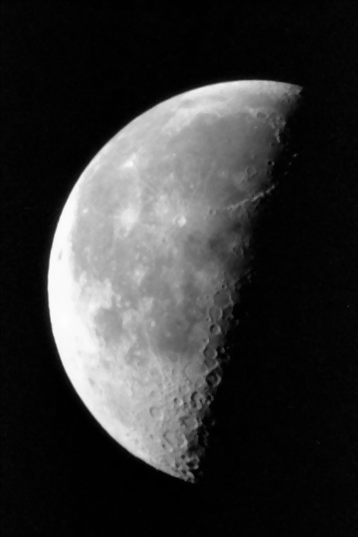
#> input picture lua.tif, 358 x 537 px
$ python laplacian.py   (Python 2 division)
#> lines starting #> are read from the running program, lines starting #| are printed output that depends on the picture
# -*- coding: UTF-8 -*-
import cv2
import numpy as np
import matplotlib.pyplot as plt
import matplotlib.patches as mpatches

#To not abbreviate big matrices
np.set_printoptions(threshold='nan')

#1º Step: Get the images and define auxiliary matrices--------------------------

#originalImage = cv2.imread('source/TrainDatabase/1.jpg', 0)
originalImage = cv2.imread('lua.tif', 0)
#> originalImage is the input picture: shape (537, 358); min 0, max 253, mean 52.7

#Converting the image to make operations
originalImage = np.float32(originalImage)

lenImgX, lenImgY = np.shape(originalImage) #Number of lines and columns
#> lenImgX = 537; lenImgY = 358

transformedImage = np.copy(originalImage)

mask = np.zeros((3,3), dtype=np.int8)
lenMaskX, lenMaskY = np.shape(mask)

#2º Step: Define the functions--------------------------------------------------

def fillMask():

    dimension = 3
    mask = np.ones((dimension, dimension), dtype=np.int8)
    center = dimension / 2
    mask[center][center] = -8
    return mask

def addRows(matrix, quantity, position, values=0):
#> called with quantity = 2, position = 0, values = 0
    for i in range(quantity):
        matrix = np.insert(matrix, position, values, axis=0)
    return matrix

def addColumns(matrix, quantity, position, values=0):
#> called with quantity = 2, position = 0, values = 0
    for i in range(quantity):
        matrix = np.insert(matrix, position, values, axis=1)
    return matrix

def deleteRows(matrix, quantity, position):
    for i in range(quantity):
        position -= 1
        matrix = np.delete(matrix, position, axis=0)
    return matrix

def deleteColumns(matrix, quantity, position):
    for i in range(quantity):
        position -= 1
        matrix = np.delete(matrix, position, axis=1)
    return matrix


def laplacianMask(f):
    lenX, lenY = np.shape(f)
    border = 1
    g = np.zeros((lenX, lenY))
    for i in range(border, lenX - border):
        for j in range (border, lenY - border):
            diagonalValues = f[i+1][j+1] + f[i-1][j+1] + f[i-1][j-1]+ f[i+1][j-1]
            mainValues = f[i+1][j] + f[i-1][j] + f[i][j+1] + f[i][j-1]
            centerValue = 8 * f[i][j]

            value = mainValues + diagonalValues - centerValue

            if value > 255:
                value = 255

            if value < 0:
                value = 0

            g[i][j] = value
    return g

def applyMask(image):
    w = fillMask()
    m, n = w.shape

    image = addRows(image, 2, 0)
    image = addRows(image, 2, len(image))

    image = addColumns(image, 2, 0)
    image = addColumns(image, 2, len(image[0]))

    g = np.zeros(image.shape, dtype=np.float32)
    a = (m-1)/2
    b = (n-1)/2
    value = 0

    for x in range(len(image)-2):
        for y in range(len(image[0])-2):
            for s in range(len(w)):
                for t in range(len(w[0])):
                    value = w[s][t]*image[x+s][y+t] + value

            if value < 0:
                value = 0

            if value > 255:
                value = 255

            g[x][y] = value
            value = 0
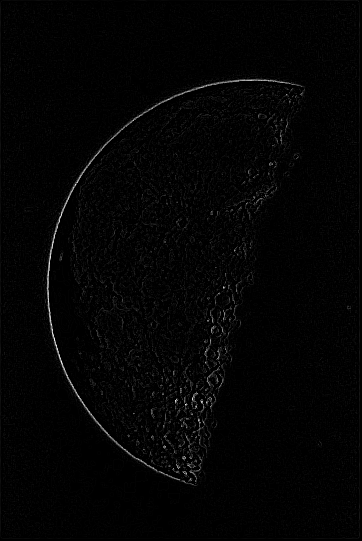
#> g: shape (541, 362) float32; min 0, max 250, mean 4

    g = deleteRows(g, 2, 0)
#> after the loop in deleteRows, `for i in range(quantity):`: position = -2
    g = deleteRows(g, 2, len(g))
#> the loop in deleteRows (call 2), `for i in range(quantity):` made 2 passes
#> pass 2, in deleteRows (call 2), `matrix = np.delete(matrix, position, axis=0)`:
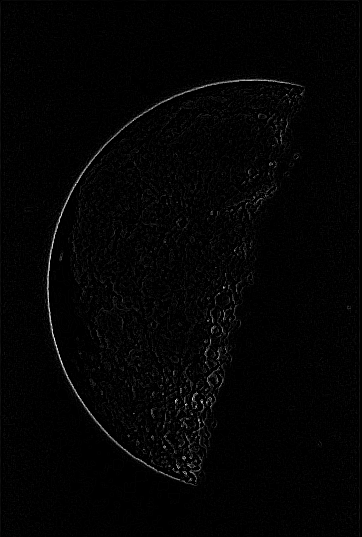
#> matrix: shape (537, 362) float32; min 0, max 250, mean 4
#> after the loop in deleteRows (call 2), `for i in range(quantity):`: position = 537

    g = deleteColumns(g, 2, 0)
#> after the loop in deleteColumns, `for i in range(quantity):`: position = -2
    g = deleteColumns(g, 2, len(g[0]))
#> the loop in deleteColumns (call 2), `for i in range(quantity):` made 2 passes
#> pass 1, in deleteColumns (call 2), `matrix = np.delete(matrix, position, axis=1)`:
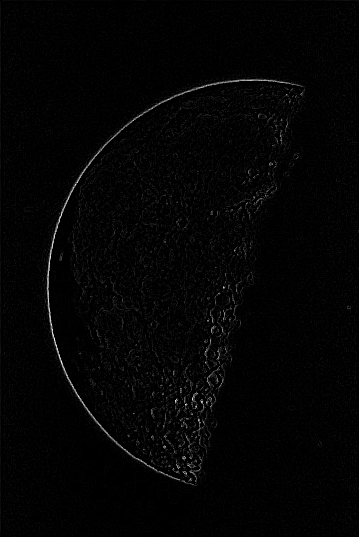
#> matrix: shape (537, 359) float32; min 0, max 250, mean 4
#> after the loop in deleteColumns (call 2), `for i in range(quantity):`: position = 358

    return g


def laplacianFilter(image):

    transformedImage = np.zeros(image.shape, dtype=np.float32)
    #I have made the laplacian filter using two forms
    #laplacian = laplacianMask(image)
    laplacian = applyMask(image)

    c = -1

    for i in range(len(image)):
        for j in range(len(image[0])):
            value = image[i][j] + c*laplacian[i][j]
            if value < 0:
                value = 0

            if value > 255:
                value = 255

            transformedImage[i][j] = value
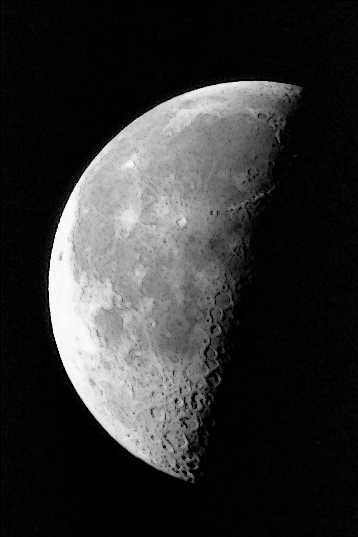
#> transformedImage: shape (537, 358) float32; min 0, max 253, mean 49.6


    return laplacian, transformedImage

#3º step: Showing the results---------------------------------------------------

laplacian, transformedImage = laplacianFilter(originalImage)

#Converting the images to unsigned int
originalImage = np.uint8(originalImage)
laplacian = np.uint8(laplacian)
transformedImage = np.uint8(transformedImage)

imageComparison = np.hstack((originalImage, laplacian, transformedImage))
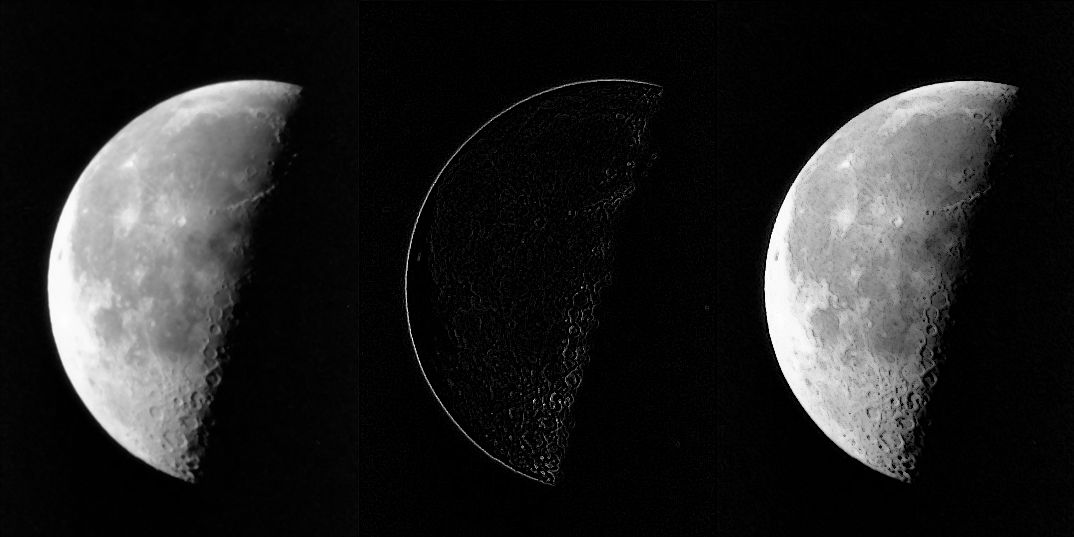
#> imageComparison: shape (537, 1074); min 0, max 253, mean 35.4
cv2.imshow('Laplacian', imageComparison)
cv2.waitKey(0)
